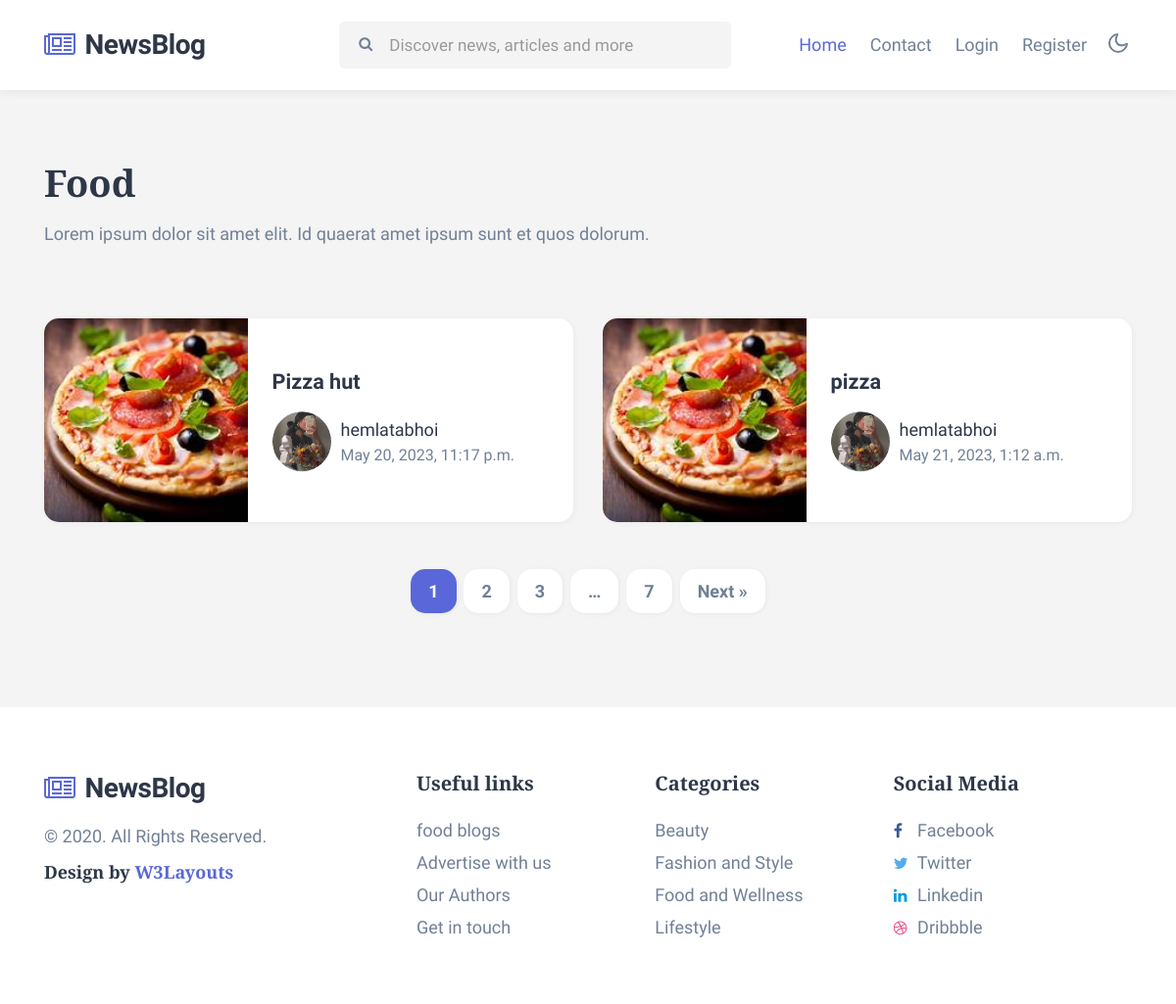
Screenshot of /food/ with the database file from the repository.
### blogapp/models.py (models this page shows, shortened)
class Blog(models.Model):
    c1 = [('food', 'food'),
          ('lifestyle', 'lifestyle'),
          ('fashion', 'fashion'),
          ('beauty', 'beauty')]
    title = models.CharField(max_length=150)
    des = models.TextField()
    pic = models.FileField(upload_to='blog_photos', default='sad.jpg')
    time = models.DateTimeField(auto_now=True)
    user = models.ForeignKey(User, on_delete= models.CASCADE)
    category = models.CharField(max_length=150, choices=c1)

class User(models.Model):
    v1 = [('Male', 'Male'),
          ('Female', 'Female'),
          ('Others', 'Others')]
    first_name = models.CharField(max_length=150)
    last_name = models.CharField(max_length=150)
    email = models.EmailField(unique=True)
    username = models.CharField(max_length=100, unique=True)
    password = models.CharField(max_length=100)
    gender = models.CharField(max_length=50, choices=v1)
    pic = models.FileField(upload_to='profile_pics', default='sad.png')

### blogapp/views.py (the view)
# urls.py: path('food/', food, name='food'),
def food(request):
    l1 = Blog.objects.filter(category = 'food')
    try:
        u1 = User.objects.get(email = request.session['email'])
        return render(request, 'food.html', {'userdata':u1, 'food_blogs': l1})
    except:
        return render(request, 'food.html', {'food_blogs': l1})

### blogapp/templates/food.html
{% extends 'base.html' %}
{% load static %}
{% block content %}
<div class="w3l-homeblock2 w3l-homeblock5 py-5">
    <div class="container pt-md-4 pb-md-5">
        <h3 class="category-title mb-3"> Food</h3>
        <p class="mb-sm-5 mb-4 max-width">Lorem ipsum dolor sit amet elit. Id quaerat amet ipsum sunt et quos dolorum.</p>
        <div class="row">
            {% for i in food_blogs %}
            <div class="col-lg-6 mt-4">
                <div class="bg-clr-white hover-box">
                    <div class="row">
                        <div class="col-sm-5 position-relative">
                            <a href="#blog-single.html" class="image-mobile">
                                <img class="card-img-bottom d-block radius-image-full" src="{{i.pic.url}}" alt="Card image cap">
                            </a>
                        </div>
                        <div class="col-sm-7 card-body blog-details align-self">
                            <a href="{% url 'single_blog' i.id %}" class="blog-desc">{{i.title}}
                            </a>
                            <div class="author align-items-center">
                                <img src="{{i.user.pic.url}}" alt="" class="img-fluid rounded-circle">
                                <ul class="blog-meta">
                                    <li>
                                        <a href="author.html">{{i.user.username}}</a>
                                    </li>
                                    <li class="meta-item blog-lesson">
                                        <span class="meta-value">{{i.time}}</span>
                                    </li>
                                </ul>
                            </div>
                        </div>
                    </div>
                </div>
            </div>
            {% endfor %}
        </div>
        <ul class="site-pagination text-center mt-md-5 mt-4">
            <li><span aria-current="page" class="page-numbers current">1</span></li>
            <li><a class="page-numbers" href="#page2">2</a></li>
            <li><a class="page-numbers" href="#page3">3</a></li>
            <li><span class="page-numbers dots">…</span></li>
            <li><a class="page-numbers" href="#page7">7</a></li>
            <li><a class="next page-numbers" href="#next">Next »</a></li>
        </ul>
    </div>
</div>
{% endblock %}

### rows the page displays
Blog: pic (picture), title "Pizza hut", user.pic (placeholder picture), user.username "hemlatabhoi", time "May 20, 2023, 11:17 p.m."
Blog: pic (picture), title "pizza", user.pic (placeholder picture), user.username "hemlatabhoi", time "May 21, 2023, 1:12 a.m."
